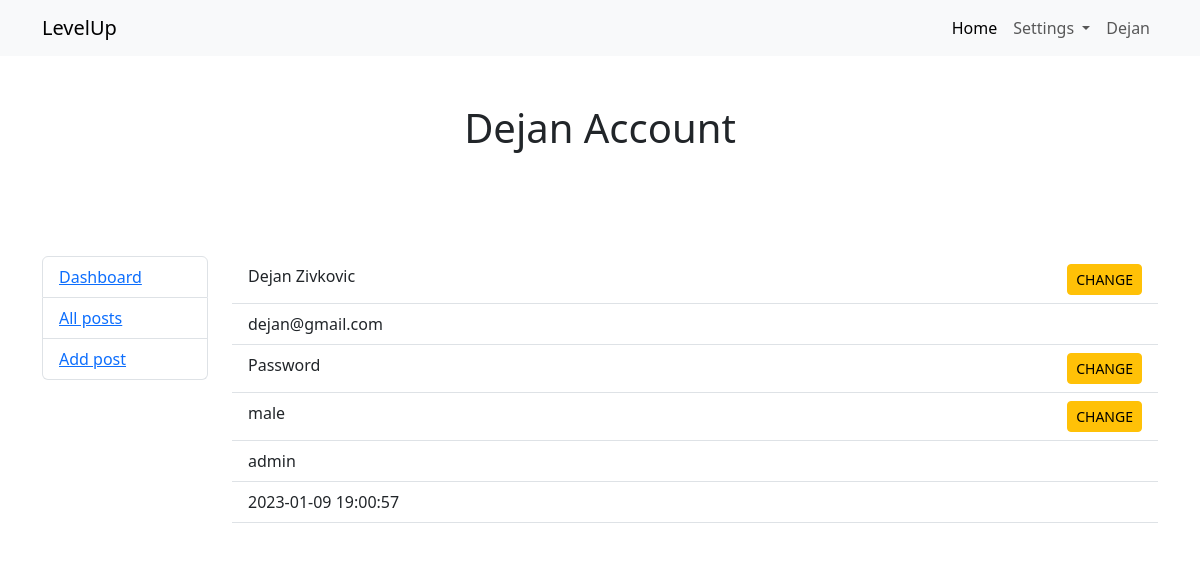
Before: /user/account.php (signed in) with the older database file.
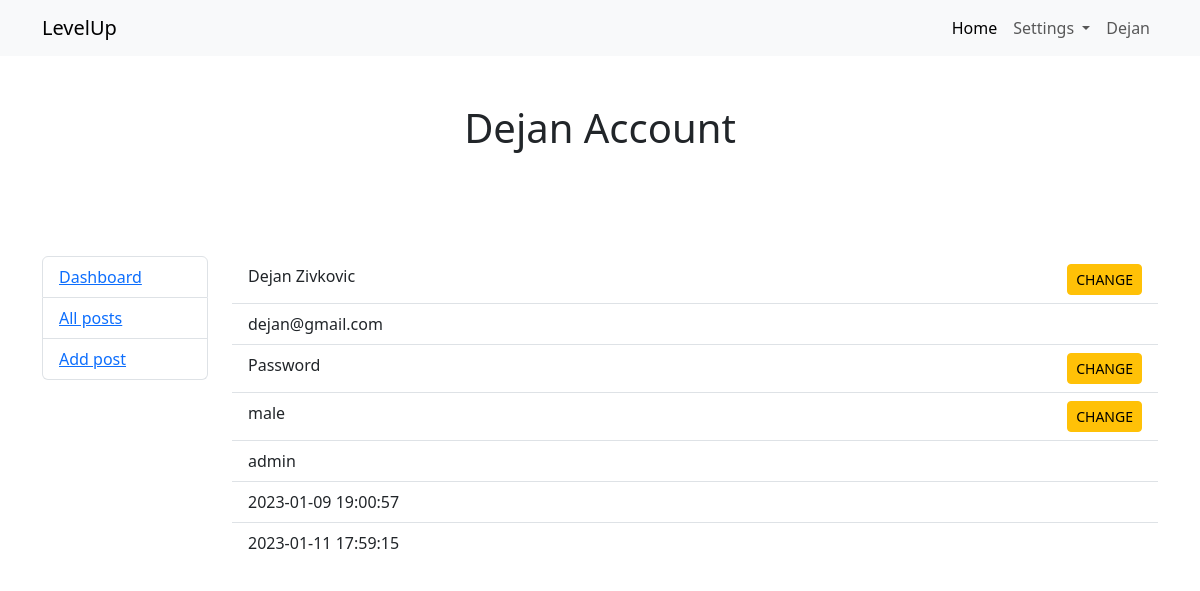
After: the same page with the newer database file.
### tables this page shows
CREATE TABLE `users` (
  `id` int(11) NOT NULL,
  `first_name` varchar(50) NOT NULL,
  `last_name` varchar(50) NOT NULL,
  `email` varchar(60) NOT NULL,
  `password` varchar(60) NOT NULL,
  `gender` varchar(10) NOT NULL,
  `role` varchar(10) NOT NULL,
  `created_at` timestamp NOT NULL DEFAULT current_timestamp(),
  `update_at` timestamp NULL DEFAULT NULL
);

### user/account.php (called while the page is built, shortened)
<?php
require "../core/init.php";
$user = $Users->getUser($_SESSION["id"]);
require "views/account.view.php";

### core/Users.php (called while the page is built, shortened)
<?php
class Users extends Connection
{
    public function getUser($id)
    {
        $sql = "SELECT * FROM users WHERE id = :id";
        $query = $this->db->prepare($sql);
        $query->execute(["id" => $id]);
        return $query->fetch(PDO::FETCH_OBJ);
    }
}
$Users = new Users(config);

### core/Connection.php (called while the page is built, shortened)
<?php
class Connection
{
    public function __construct($config)
    {
        try {
            $this->db = new PDO("mysql:host=" . $config["host"] . ";dbname=" . $config["database"], $config["user"], $config["password"]);
        } catch (PDOException $err) {
            die($err->getMessage());
        }
    }
}

### user/views/account.view.php (the view)
<?php require "includes/top.php" ?>
<?php require "includes/navbar.php" ?>
    <div class="container">
        <h1 class="text-center py-5"><?php echo $user->first_name ?> Account</h1>
        <div class="row py-5">
            <div class="col-md-2">
                <?php require "includes/sidebar.php" ?>
            </div>
            <div class="col-md-10">
                <ul class="list-group list-group-flush">
                    <li class="list-group-item"><?php echo $user->first_name . " " . $user->last_name ?>
                        <a href="user/change_name.php"
                           class="btn btn-sm btn-warning float-end">CHANGE</a>
                    </li>
                    <li class="list-group-item"><?php echo $user->email ?></li>
                    <li class="list-group-item">Password
                        <a href="user/change_password.php"
                           class="btn btn-sm btn-warning float-end">CHANGE</a>
                    </li>
                    <li class="list-group-item">
                        <?php echo $user->gender; ?>
                        <a href="user/change_gender.php?gender=<?php echo $user->gender ?>"
                           class="btn btn-sm btn-warning float-end">CHANGE</a>
                    </li>
                    <li class="list-group-item"><?php echo $user->role ?></li>
                    <li class="list-group-item"><?php echo $user->created_at ?></li>
                    <li class="list-group-item"><?php echo $user->update_at ?></li>
                </ul>
            </div>
        </div>
    </div>
<?php require "includes/bottom.php" ?>

### user/views/includes/navbar.php (shortened to what this page needs)
<nav class="navbar navbar-expand-lg bg-body-tertiary">
    <div class="container">
        <a class="navbar-brand" href="#">LevelUp</a>
        <div class="collapse navbar-collapse" id="navbarNav">
            <ul class="navbar-nav ms-auto">
                <li class="nav-item">
                    <a class="nav-link active" aria-current="page" href="#">Home</a>
                </li>
                <?php if (isset($user->id)): ?>
                    <li class="nav-item dropdown">
                        <a class="nav-link dropdown-toggle" href="#" role="button" data-bs-toggle="dropdown"
                           aria-expanded="false">
                            Settings
                        </a>
                    </li>
                    <li class="nav-item">
                        <a class="nav-link" href="user/home.php"><?php echo $user->first_name ?></a>
                    </li>
                <?php endif; ?>
            </ul>
        </div>
    </div>
</nav>

Changed rows visible on the page:
changed users "Dejan": update_at (not shown) → "2023-01-11 17:59:15"
